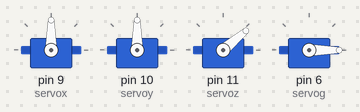
Bench run of a sketch on a simulated Arduino Uno, built with avr-gcc and run on an emulated ATmega328P. On the bench: 4 × servo.

Above: at 0.1 s.
At 1.1 s:
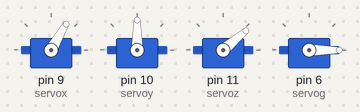
At 2.1 s:
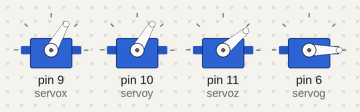
At 3.1 s:
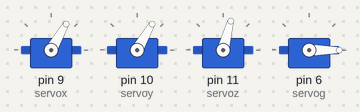
At 4.1 s:
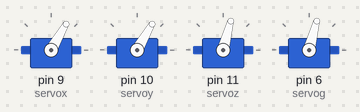
Timing chart, 0 to 5.6 s (numbered marks = the images above):
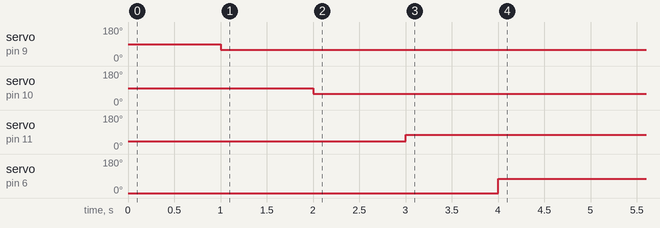

The sketch:

sevozero.ino
```cpp
#include<Servo.h>
Servo servox;
Servo servoy;
Servo servoz;
Servo servog;

void arm()
{
  servox.write(90);
  servoy.write(90);
  servoz.write(40);
  servog.write(0);
  delay(1000);
}
void setup() {
  // put your setup code here, to run once:
  servox.attach(9);
  servoy.attach(10);
  servoz.attach(11);
  servog.attach(6);
  arm();
  Serial.begin(9600);
}

void loop() {
  // put your main code here, to run repeatedly:
  servox.write(60);
  delay(1000);

  servoy.write(60);
  delay(1000);

  servoz.write(75);
  delay(1000);

  servog.write(75);
  delay(1000);


}
```

Measured:
- by itself, servo on pin 9 (servox): 90° → 60° at 1.0 s
- by itself, servo on pin 10 (servoy): 90° → 60° at 2.0 s
- by itself, servo on pin 11 (servoz): 40° → 75° at 3.0 s
- by itself, servo on pin 6 (servog): 0° → 75° at 4.0 s
